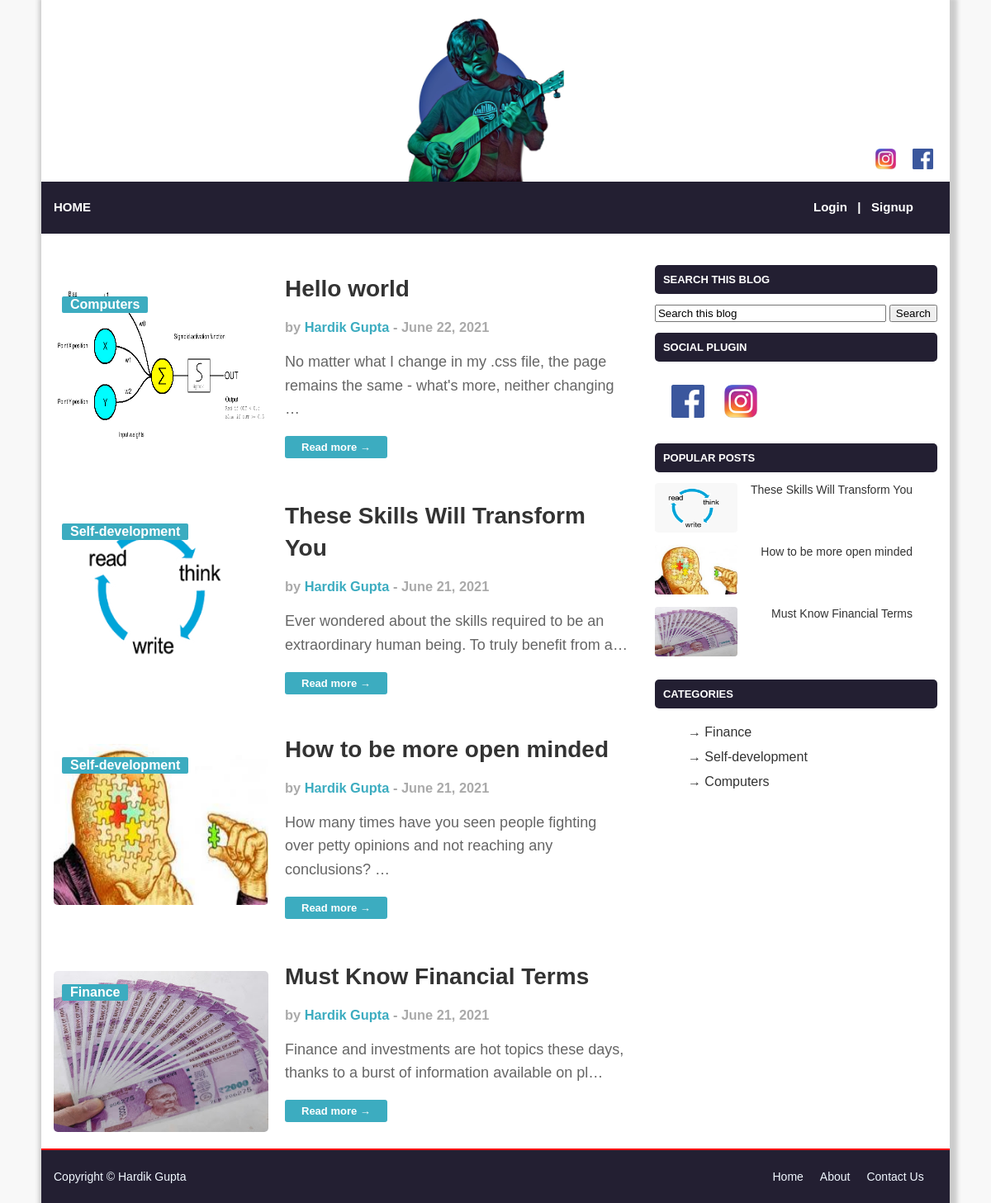
The page / on the database its author committed.
### posts/models.py (models this page shows, shortened)
class BlogPost(models.Model):
    title = models.CharField(max_length=30)
    label = models.CharField(max_length=100, default="General-Awareness")
    upload = models.ImageField(upload_to = "media", default="logo.jpg")
    body = models.TextField()
    author = models.ForeignKey('auth.User', on_delete=models.CASCADE)
    date_published = models.DateTimeField(auto_now=True)
    def datepublished(self):
        return self.date_published.strftime('%B %d, %Y')

### posts/views.py (the view)
# urls.py: path('', views.HomePageView.as_view(), name='home'),
class HomePageView(ListView):
    model = BlogPost
    template_name = 'home.html'
    def stores(self):
        return BlogPost.objects.values('label').distinct()
    def top_post(self):
        return BlogPost.objects.all()[:3]

### templates/home.html (shortened to what this page needs)
{% extends 'base.html' %}
{% block content %}
{% for post in object_list reversed %}
<div class='post-entry'>
    <div class='post-entry-image'>
        <a href="{% url 'post_detail' post.id %}"><img src="{{ post.upload.url }}"></a>
        <h4 class="image-text">{{ post.label }}</h4>
    </div>
    <div class='post-entry-content'>
        <h2>
            <a href = "{% url 'post_detail' post.id %}">{{ post.title }}</a>
        </h2>
        <h3>by <a href='/'>Hardik Gupta</a> - {{ post.datepublished }}</h3>
        <p>{{ post.body|truncatechars:100 }}</p>
    </div>
    <button onclick="location.href='{% url 'post_detail' post.id %}'" class="btn btn-success ml-2" type="submit">Read more →</button>
</div>
{% endfor %}
{% endblock %}

### templates/base.html (shortened to what this page needs)
{% load static %}
<html>
    <head>
        <link rel="stylesheet" href="{% static 'css/base.css' %}">
    </head>
    <body>
        <div class="page-wrap">
            <header>
                <div class="top-base">
                    <div class="social-icons">
                        <a href='https://www.facebook.com/hardik.gupta.7758235/' target="_blank"><img src="{% static 'logo_imgs/fb.png' %}"></a>
                        <a href='https://www.instagram.com/harrdy272/' target="_blank"><img src="{% static 'logo_imgs/insta.jpg' %}"></a>
                    </div>
                    <div class="logo">
                        <a href='/'><img src="{% static 'logo_imgs/logo1.jpeg' %}"></a>
                    </div>
                    <div class="headbar">
                        <h3><a href='/'>HOME</a></h3>
                        {% if user.is_authenticated %}
                        <p>|    Hi, {{ user.username }}</p>
                        <p id="lsp"><a href="{% url 'logout' %}">Logout</a></p>
                        {% else %}
                        <p id="lsp-1"><a href="{% url 'login' %}">Login</a>   |   <a href="{% url 'signup' %}">Signup</a></p>
                        {% endif %}
                    </div>
                </div>
            </header>
            <div class="container">
                <div class="right-nav">
                    <p>SEARCH THIS BLOG</p>
                    <div class="search-box">
                        <input type="text" id="fname" name="fname" value="Search this blog">
                        <input type="submit" value="Search">
                    </div>
                    <p>SOCIAL PLUGIN</p>
                    <div class="nav-social">
                        <a href='https://www.facebook.com/hardik.gupta.7758235/' target="_blank"><img src="{% static 'logo_imgs/fb.png' %}"></a>
                        <a href='https://www.instagram.com/harrdy272/' target="_blank"><img src="{% static 'logo_imgs/insta.jpg' %}"></a>
                    </div>
                    <p>POPULAR POSTS</p>
                    <div class="pop-post">
                        {% for pst in view.top_post reversed %}
                            <div class="pop-post-title">
                                <a href="{% url 'post_detail' pst.pk %}">{{ pst.title }}</a>
                            </div>
                            <div class="pop-post-img">
                                <a href="{% url 'post_detail' pst.pk %}"><img src="{{ pst.upload.url }}"></a>
                            </div>
                        {% endfor %}
                    </div>
                    <p>CATEGORIES</p>
                    <ul>
                        {% for lbl in view.stores %}
                            <li><b>→</b> <a href=''>{{ lbl.label }}</a></li>
                        {% endfor %}
                    </ul>
                </div>
                <div class="leftpostcol">
                    {% block content %}
                    {% endblock %}
                </div>
                <div class="footer">
                    <div class="left-footer">
                        <p>Copyright © Hardik Gupta</p>
                    </div>
                    <div class="right-footer">
                        <p><a href="/">Home</a></p>
                        <p><a href="">About</a></p>
                        <p><a href="">Contact Us</a></p>
                    </div>
                </div>
            </div>
        </div>
    </body>
</html>

### static/css/base.css (style rules this page uses)
body { background-color: #f8f8f8; font-family: 'Source Sans Pro',sans-serif; margin: 0; font-size: 14px; }
.page-wrap { width: 1100px; margin: 0 auto; background-color: white; -moz-box-shadow: 3px 3px 5px 6px #ccc; -webkit-box-shadow: 3px 3px 5px 6px #ccc; box-shadow: 3px 3px 5px 6px #ccc; }
.top-base { width: 100%; padding-top: 20px; }
.social-icons { width: 100px; padding-top: 10rem; float: right; }
.container { padding-bottom: auto; }
.logo { padding-bottom: 0px; width: 100%; margin-right: 0; }
.headbar { padding: 0; background: #231f32; display: flex; }
body .page-wrap header .top-base .headbar p { float: right; color: White; padding-top: 7px; padding-left: 15px; font-size: 15px; font-weight: 550; }
body .page-wrap header .top-base .headbar p#lsp-1 { padding-left: 875px; font-size: 15px; font-weight: 550; }
body .page-wrap header .top-base .headbar p#lsp-1 a { text-decoration: none; color: #fff; }
header .top-base .headbar h3 a { position: relative; font-size: 15px; font-weight: 550; line-height: 30px; display: inline-block; margin: 0; color: white; text-transform: uppercase; text-decoration: none; padding-left: 15px; }
header .top-base .social-icons a img { float: right; margin-right: 20px; max-height: 25px; }
header .top-base .logo a img { max-height: 200px; display: block; margin-right: auto; margin-left: auto; padding-left: 50px; }
.post-entry { display: inline-block; padding-top: 30px; }
.post-entry-content h2 a { font-size: 28px; font-weight: 700; line-height: 1.4em; margin:0; font-family: 'Montserrat', sans-serif; text-decoration: none; color: #333333; padding-top: 30px; }
.post-entry-content h3 a { color: #3cacc0; text-decoration: none; }
.post-entry-content h3 { color: #aaa; margin: 0; padding: 0; }
.post-entry-image a { float: left; padding-left:15px; padding-top: 30px; padding-right: 20px; padding-bottom: 20px; }
.post-entry-image a img { border-radius: 5px; max-width: 100%; height: 195px; width: 260px; }
.post-entry-image { position: relative; }
.image-text { position: absolute; top: 25px; left: 25px; background-color: #3cacc0; color: #fff; font-size: 16px; line-height: 20px; font-weight: 700; border-radius: 2px; padding-left: 10px; padding-right: 10px; }
.post-entry-content p { font-size: 18px; line-height: 1.6em; font-weight: 400; color: #656565; }
.post-entry button { background-color: #3cacc0; border-radius: 3px; border: none; color: white; padding: 6px 20px; text-align: center; text-decoration: none; display: inline-block; font-size: 16px; font-size: 13px; font-weight: 600; }
body .page-wrap .container .right-nav { float: right; padding-top: 25px; margin-right: 15px; right: 14%; }
body .page-wrap .container .right-nav p { background: #231f32; color: white; padding-left: 10px; padding-right: 200px; font-size: 13px; font-weight: 600; padding-top: 10px; padding-bottom: 10px; border-radius: 5px; }
.leftpostcol { margin-right: 400px; width: 710px; }
body .page-wrap .container .right-nav .nav-social a img { width: 40px; padding-left: 20px; padding-top:15px; padding-bottom: 15px; }
body .page-wrap .container .right-nav ul li { display: block; color: #333333; font-size: 16px; font-weight: 400; line-height: 30px; }
body .page-wrap .container .right-nav ul li a { text-decoration: none; color: #333333; }
body .page-wrap .container .right-nav .pop-post .pop-post-img a img { display: inline-block; width:100px; height: 60px; background-color: rgba(155,155,155,0.07); margin-bottom: 15px; border-radius: 4px; vertical-align: middle; }
body .page-wrap .container .right-nav .pop-post .pop-post-title a { float: right; text-decoration: none; color: #333333; padding-right: 30px; }
.search-box input#fname { width:280px; }
body .page-wrap .container .footer { display: flex; background-color: #231f32; border-top: 2px solid red; color: #f1f8ff; }
body .page-wrap .container .footer .right-footer { display: flex; padding-left: 700px; }
body .page-wrap .container .footer .right-footer p { padding: 10px; }
body .page-wrap .container .footer .left-footer p { padding-left: 15px; padding-top: 10px; }
body .page-wrap .container .footer .right-footer p a { text-decoration: none; color: f1f8ff; }

### rows shown on the page
BlogPost: title "These Skills Will Transform You", upload (picture), label "Self-development", datepublished "June 21, 2021", body "Ever wondered about the skills required to be an extraordinary human being. To truly benefit from a…"
BlogPost: title "How to be more open minded", upload (picture), label "Self-development", datepublished "June 21, 2021", body "How many times have you seen people fighting over petty opinions and not reaching any conclusions? …"
BlogPost: title "Must Know Financial Terms", upload (picture), label "Finance", datepublished "June 21, 2021", body "Finance and investments are hot topics these days, thanks to a burst of information available on pl…"
BlogPost: upload (picture), label "Computers", title "Hello world", datepublished "June 22, 2021", body "No matter what I change in my .css file, the page remains the same - what's more, neither changing …"

### other values the page prints
{{ lbl.label }} "Finance" "Self-development" "Computers"
